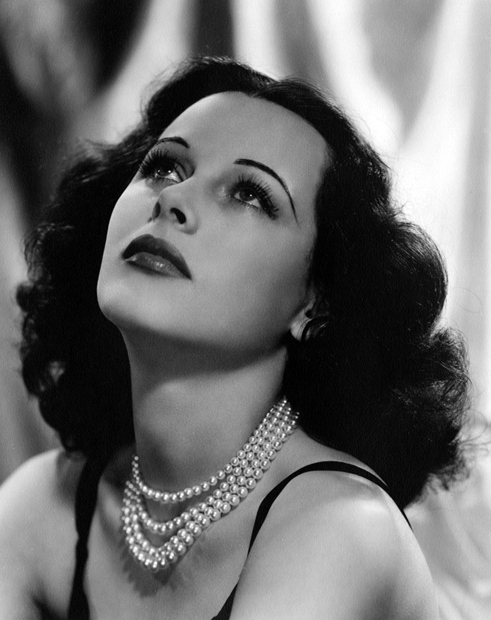
#> input picture data/lamar3.jpg, 491 x 620 px, found by its file name
$ python swap_fourier.py
#> lines starting #> are read from the running program, lines starting #| are printed output that depends on the picture
# -*- coding: utf-8 -*-
"""swap_fourier.ipynb

Automatically generated by Colab.

Original file is located at
    https://colab.research.google.com/drive/1wexZ_Bc3jU3BtHoN2BULApNkAfZiRYCk
"""

import cv2
import numpy as np
import matplotlib.pyplot as plt

# Cargar las imágenes en escala de grises
img1 = cv2.imread('/content/lamar3.jpg', cv2.IMREAD_GRAYSCALE)
#> img1 is the input picture: shape (620, 491); min 0, max 255, mean 108.2
img2 = cv2.imread('/content/margarita.jpg', cv2.IMREAD_GRAYSCALE)
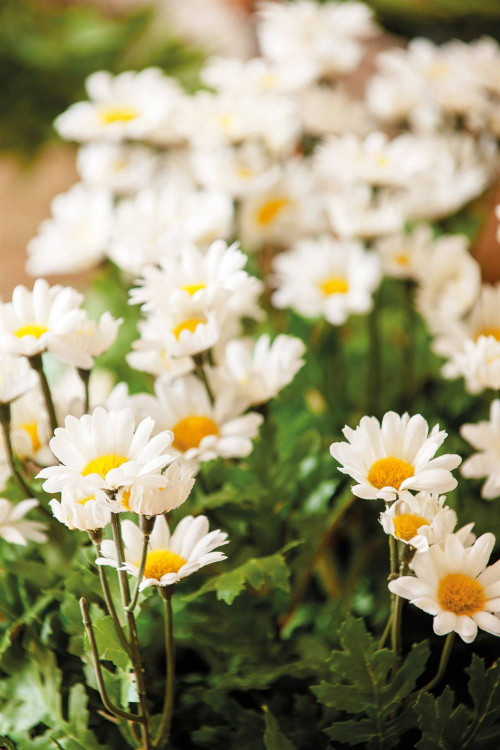
#> input picture data/margarita.jpg, 1000 x 1500 px, found by its file name (shown at 1/2 size)
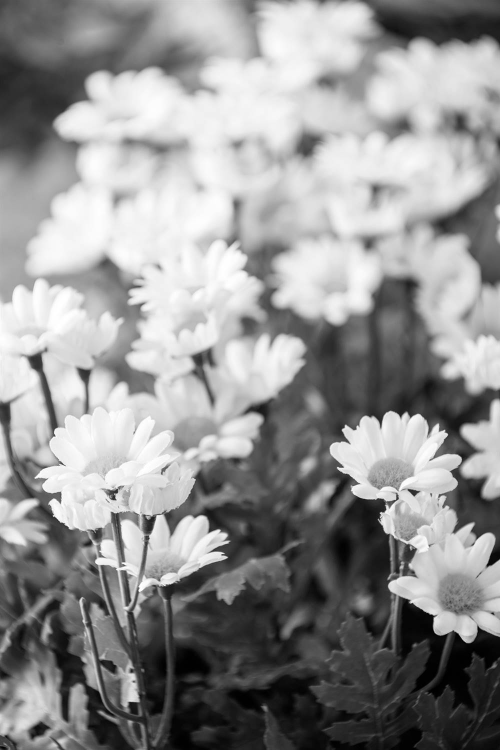
#> img2: shape (1500, 1000) (shown at 1/2 size); min 0, max 255, mean 146.8

# Ajustar tamaño para que sean iguales
img2 = cv2.resize(img2, (img1.shape[1], img1.shape[0]))
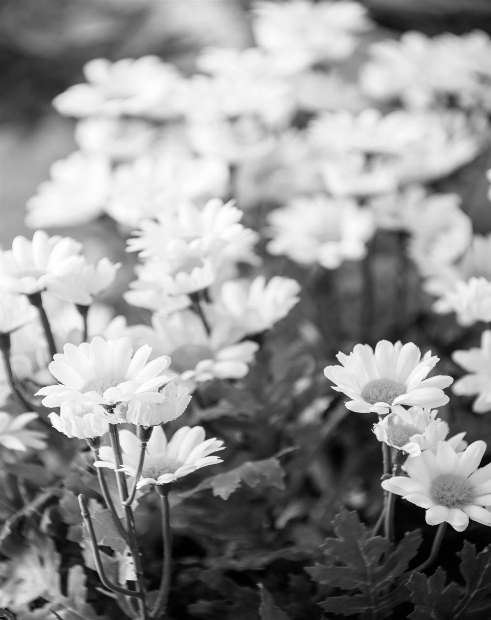
#> img2: shape (620, 491); min 0, max 255, mean 146.7

# Obtener la transformada de Fourier de ambas imágenes
f1 = np.fft.fft2(img1)
f2 = np.fft.fft2(img2)

# Desplazar el espectro para centrarlo
f1_shift = np.fft.fftshift(f1)
f2_shift = np.fft.fftshift(f2)

# Separar magnitud y fase
magnitude1, phase1 = np.abs(f1_shift), np.angle(f1_shift)
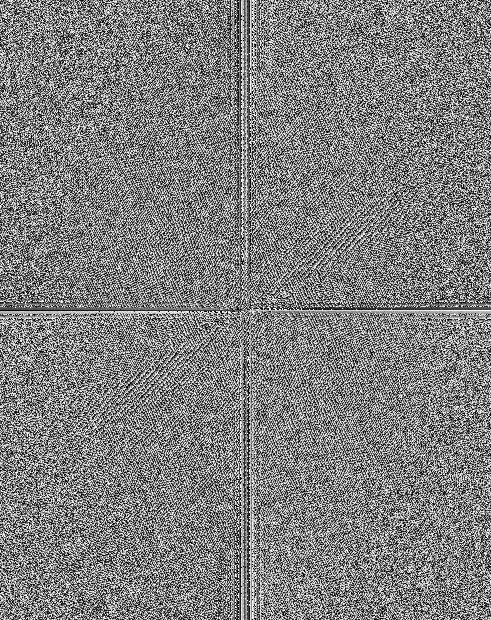
#> phase1: shape (620, 491) float64; min -3.14, max 3.14, mean -1.3e-16; drawn with min black and max white
magnitude2, phase2 = np.abs(f2_shift), np.angle(f2_shift)
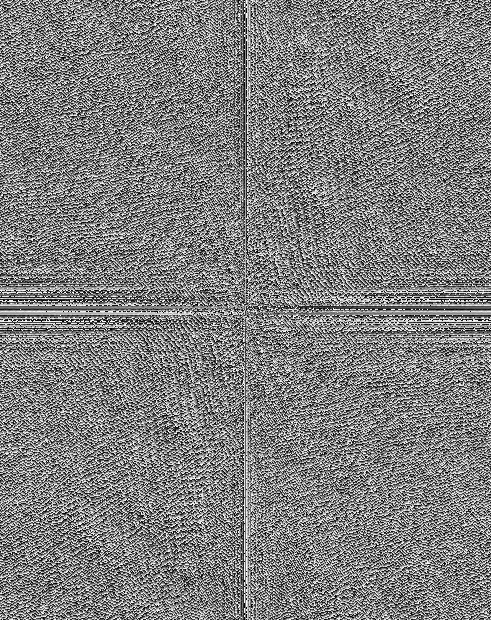
#> phase2: shape (620, 491) float64; min -3.14, max 3.14, mean -1.39e-16; drawn with min black and max white

# Intercambiar magnitud y fase
swap1 = np.fft.ifft2(np.fft.ifftshift(magnitude1 * np.exp(1j * phase2)))
swap2 = np.fft.ifft2(np.fft.ifftshift(magnitude2 * np.exp(1j * phase1)))

# Convertir a imágenes reales
swap1_img = np.abs(swap1)
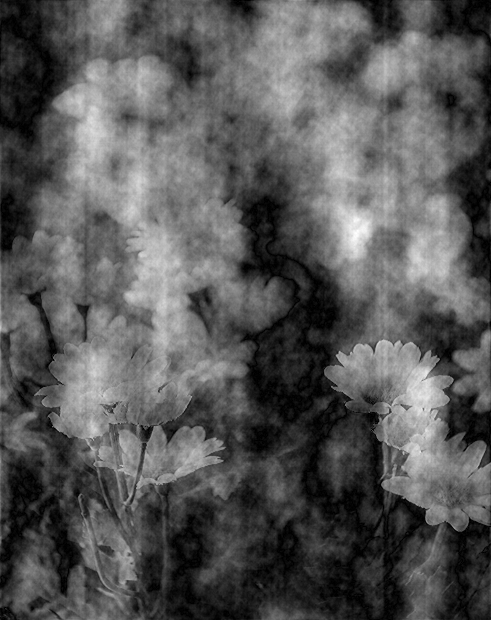
#> swap1_img: shape (620, 491) float64; min 9.11e-05, max 331.4, mean 114.1; drawn with min black and max white
swap2_img = np.abs(swap2)
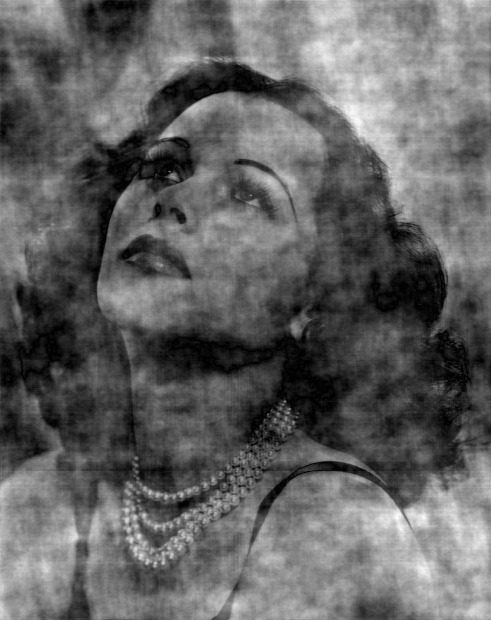
#> swap2_img: shape (620, 491) float64; min 0.000847, max 380.4, mean 147.7; drawn with min black and max white

# Mostrar las imágenes originales y las combinadas
plt.figure(figsize=(10, 7))
#> (the run stopped early here; a loop or call above may not have finished)
